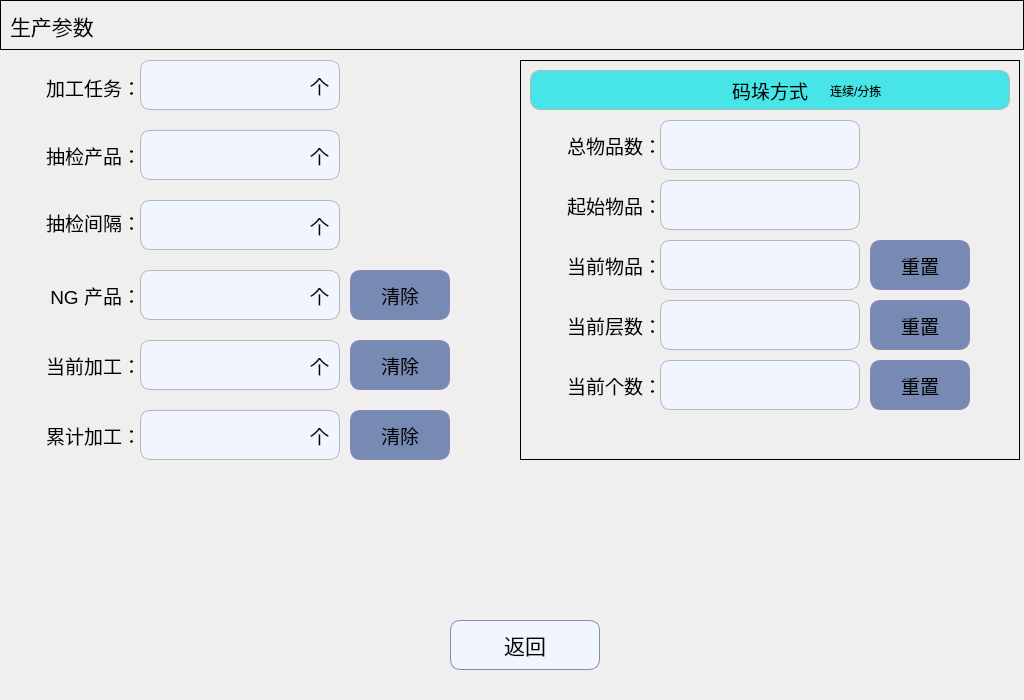
<?xml version="1.0" encoding="UTF-8"?>
<ui version="4.0">
 <class>ProdPara</class>
 <widget class="QWidget" name="ProdPara">
  <property name="geometry">
   <rect>
    <x>0</x>
    <y>0</y>
    <width>1024</width>
    <height>700</height>
   </rect>
  </property>
  <property name="minimumSize">
   <size>
    <width>1024</width>
    <height>700</height>
   </size>
  </property>
  <property name="maximumSize">
   <size>
    <width>1024</width>
    <height>700</height>
   </size>
  </property>
  <property name="windowTitle">
   <string>Form</string>
  </property>
  <widget class="QLabel" name="label_12">
   <property name="geometry">
    <rect>
     <x>0</x>
     <y>72</y>
     <width>141</width>
     <height>31</height>
    </rect>
   </property>
   <property name="font">
    <font>
     <pointsize>14</pointsize>
    </font>
   </property>
   <property name="text">
    <string>加工任务：</string>
   </property>
   <property name="alignment">
    <set>Qt::AlignRight|Qt::AlignTrailing|Qt::AlignVCenter</set>
   </property>
  </widget>
  <widget class="QGroupBox" name="groupBox_4">
   <property name="geometry">
    <rect>
     <x>0</x>
     <y>0</y>
     <width>1024</width>
     <height>50</height>
    </rect>
   </property>
   <property name="minimumSize">
    <size>
     <width>1024</width>
     <height>50</height>
    </size>
   </property>
   <property name="maximumSize">
    <size>
     <width>60</width>
     <height>50</height>
    </size>
   </property>
   <property name="styleSheet">
    <string notr="true">QGroupBox{
	border:  1px solid black;
}</string>
   </property>
   <property name="title">
    <string/>
   </property>
   <widget class="QLabel" name="label_11">
    <property name="geometry">
     <rect>
      <x>10</x>
      <y>10</y>
      <width>141</width>
      <height>31</height>
     </rect>
    </property>
    <property name="font">
     <font>
      <pointsize>16</pointsize>
     </font>
    </property>
    <property name="text">
     <string>生产参数</string>
    </property>
   </widget>
  </widget>
  <widget class="QLineEdit" name="Edit_task">
   <property name="geometry">
    <rect>
     <x>140</x>
     <y>60</y>
     <width>200</width>
     <height>50</height>
    </rect>
   </property>
   <property name="minimumSize">
    <size>
     <width>200</width>
     <height>50</height>
    </size>
   </property>
   <property name="maximumSize">
    <size>
     <width>200</width>
     <height>50</height>
    </size>
   </property>
   <property name="styleSheet">
    <string notr="true">QLineEdit
{
    background-color:#F1F5FE;
    border-style:solid; /*边框风格*/
    border-width:1px;/*边框宽度*/
    border-color:#B4B6BC; /*边框颜色*/
    border-radius:10px; /*边框倒角*/
}</string>
   </property>
   <property name="alignment">
    <set>Qt::AlignCenter</set>
   </property>
  </widget>
  <widget class="QPushButton" name="Btn_back">
   <property name="geometry">
    <rect>
     <x>450</x>
     <y>620</y>
     <width>150</width>
     <height>50</height>
    </rect>
   </property>
   <property name="minimumSize">
    <size>
     <width>150</width>
     <height>50</height>
    </size>
   </property>
   <property name="maximumSize">
    <size>
     <width>150</width>
     <height>50</height>
    </size>
   </property>
   <property name="font">
    <font>
     <pointsize>16</pointsize>
    </font>
   </property>
   <property name="styleSheet">
    <string notr="true">QPushButton
{
    background-color:#F1F5FE;
    border-style:solid; /*边框风格*/
    border-width:1px;/*边框宽度*/
    border-color:#8987B6; /*边框颜色*/
    border-radius:10px; /*边框倒角*/
}
QPushButton:pressed,QPushButton::checked
{
    border-style:outset; /*边框风格*/
    background-color:qlineargradient(x1: 0, y1: 0, x2: 0, y2: 1, stop:0 #00befa, stop: 1 #0160ea);/*背景色*/
    border-width:1px;/*边框宽度*/
    border-color:#0055ff; /*边框颜色*/
    border-radius:10px; /*边框倒角*/
}</string>
   </property>
   <property name="text">
    <string>返回</string>
   </property>
   <property name="icon">
    <iconset resource="../resource.qrc">
     <normaloff>:/SetPage/setpage_images/back.png</normaloff>:/SetPage/setpage_images/back.png</iconset>
   </property>
   <property name="iconSize">
    <size>
     <width>40</width>
     <height>40</height>
    </size>
   </property>
  </widget>
  <widget class="QGroupBox" name="groupBox_5">
   <property name="geometry">
    <rect>
     <x>520</x>
     <y>60</y>
     <width>500</width>
     <height>400</height>
    </rect>
   </property>
   <property name="minimumSize">
    <size>
     <width>500</width>
     <height>400</height>
    </size>
   </property>
   <property name="maximumSize">
    <size>
     <width>500</width>
     <height>400</height>
    </size>
   </property>
   <property name="styleSheet">
    <string notr="true">QGroupBox{
	border:  1px solid black;
}</string>
   </property>
   <property name="title">
    <string/>
   </property>
   <widget class="QLabel" name="label_22">
    <property name="geometry">
     <rect>
      <x>10</x>
      <y>10</y>
      <width>480</width>
      <height>40</height>
     </rect>
    </property>
    <property name="minimumSize">
     <size>
      <width>480</width>
      <height>40</height>
     </size>
    </property>
    <property name="maximumSize">
     <size>
      <width>480</width>
      <height>40</height>
     </size>
    </property>
    <property name="font">
     <font>
      <pointsize>14</pointsize>
     </font>
    </property>
    <property name="styleSheet">
     <string notr="true">background-color:#47E5E8;
border-style:solid; /*边框风格*/
border-width:1px;/*边框宽度*/
border-color:#B4B6BC; /*边框颜色*/
border-radius:10px; /*边框倒角*/</string>
    </property>
    <property name="text">
     <string>码垛方式</string>
    </property>
    <property name="alignment">
     <set>Qt::AlignCenter</set>
    </property>
   </widget>
   <widget class="QLabel" name="label_17">
    <property name="geometry">
     <rect>
      <x>1</x>
      <y>130</y>
      <width>141</width>
      <height>31</height>
     </rect>
    </property>
    <property name="font">
     <font>
      <pointsize>14</pointsize>
     </font>
    </property>
    <property name="text">
     <string>起始物品：</string>
    </property>
    <property name="alignment">
     <set>Qt::AlignRight|Qt::AlignTrailing|Qt::AlignVCenter</set>
    </property>
   </widget>
   <widget class="QLabel" name="label_18">
    <property name="geometry">
     <rect>
      <x>1</x>
      <y>70</y>
      <width>141</width>
      <height>31</height>
     </rect>
    </property>
    <property name="font">
     <font>
      <pointsize>14</pointsize>
     </font>
    </property>
    <property name="text">
     <string>总物品数：</string>
    </property>
    <property name="alignment">
     <set>Qt::AlignRight|Qt::AlignTrailing|Qt::AlignVCenter</set>
    </property>
   </widget>
   <widget class="QLabel" name="label_20">
    <property name="geometry">
     <rect>
      <x>1</x>
      <y>190</y>
      <width>141</width>
      <height>31</height>
     </rect>
    </property>
    <property name="font">
     <font>
      <pointsize>14</pointsize>
     </font>
    </property>
    <property name="text">
     <string>当前物品：</string>
    </property>
    <property name="alignment">
     <set>Qt::AlignRight|Qt::AlignTrailing|Qt::AlignVCenter</set>
    </property>
   </widget>
   <widget class="QLabel" name="label_21">
    <property name="geometry">
     <rect>
      <x>1</x>
      <y>250</y>
      <width>141</width>
      <height>31</height>
     </rect>
    </property>
    <property name="font">
     <font>
      <pointsize>14</pointsize>
     </font>
    </property>
    <property name="text">
     <string>当前层数：</string>
    </property>
    <property name="alignment">
     <set>Qt::AlignRight|Qt::AlignTrailing|Qt::AlignVCenter</set>
    </property>
   </widget>
   <widget class="QLabel" name="label_23">
    <property name="geometry">
     <rect>
      <x>1</x>
      <y>310</y>
      <width>141</width>
      <height>31</height>
     </rect>
    </property>
    <property name="font">
     <font>
      <pointsize>14</pointsize>
     </font>
    </property>
    <property name="text">
     <string>当前个数：</string>
    </property>
    <property name="alignment">
     <set>Qt::AlignRight|Qt::AlignTrailing|Qt::AlignVCenter</set>
    </property>
   </widget>
   <widget class="QLineEdit" name="Edit_totalNum">
    <property name="geometry">
     <rect>
      <x>140</x>
      <y>60</y>
      <width>200</width>
      <height>50</height>
     </rect>
    </property>
    <property name="minimumSize">
     <size>
      <width>200</width>
      <height>50</height>
     </size>
    </property>
    <property name="maximumSize">
     <size>
      <width>200</width>
      <height>50</height>
     </size>
    </property>
    <property name="styleSheet">
     <string notr="true">QLineEdit
{
    background-color:#F1F5FE;
    border-style:solid; /*边框风格*/
    border-width:1px;/*边框宽度*/
    border-color:#B4B6BC; /*边框颜色*/
    border-radius:10px; /*边框倒角*/
}</string>
    </property>
    <property name="alignment">
     <set>Qt::AlignCenter</set>
    </property>
   </widget>
   <widget class="QLineEdit" name="Edit_curLayerNum">
    <property name="geometry">
     <rect>
      <x>140</x>
      <y>240</y>
      <width>200</width>
      <height>50</height>
     </rect>
    </property>
    <property name="minimumSize">
     <size>
      <width>200</width>
      <height>50</height>
     </size>
    </property>
    <property name="maximumSize">
     <size>
      <width>200</width>
      <height>50</height>
     </size>
    </property>
    <property name="styleSheet">
     <string notr="true">QLineEdit
{
    background-color:#F1F5FE;
    border-style:solid; /*边框风格*/
    border-width:1px;/*边框宽度*/
    border-color:#B4B6BC; /*边框颜色*/
    border-radius:10px; /*边框倒角*/
}</string>
    </property>
    <property name="alignment">
     <set>Qt::AlignCenter</set>
    </property>
   </widget>
   <widget class="QLineEdit" name="Edit_curNum">
    <property name="geometry">
     <rect>
      <x>140</x>
      <y>300</y>
      <width>200</width>
      <height>50</height>
     </rect>
    </property>
    <property name="minimumSize">
     <size>
      <width>200</width>
      <height>50</height>
     </size>
    </property>
    <property name="maximumSize">
     <size>
      <width>200</width>
      <height>50</height>
     </size>
    </property>
    <property name="styleSheet">
     <string notr="true">QLineEdit
{
    background-color:#F1F5FE;
    border-style:solid; /*边框风格*/
    border-width:1px;/*边框宽度*/
    border-color:#B4B6BC; /*边框颜色*/
    border-radius:10px; /*边框倒角*/
}</string>
    </property>
    <property name="alignment">
     <set>Qt::AlignCenter</set>
    </property>
   </widget>
   <widget class="QPushButton" name="Btn_curItemRst">
    <property name="geometry">
     <rect>
      <x>350</x>
      <y>180</y>
      <width>100</width>
      <height>50</height>
     </rect>
    </property>
    <property name="minimumSize">
     <size>
      <width>100</width>
      <height>50</height>
     </size>
    </property>
    <property name="maximumSize">
     <size>
      <width>100</width>
      <height>50</height>
     </size>
    </property>
    <property name="font">
     <font>
      <pointsize>14</pointsize>
     </font>
    </property>
    <property name="styleSheet">
     <string notr="true">QPushButton
{
    background-color:#778AB3;
    border-style:solid; /*边框风格*/
    border-width:1px;/*边框宽度*/
    border-color:#8987B6; /*边框颜色*/
    border-radius:10px; /*边框倒角*/
}
QPushButton:pressed,QPushButton::checked
{
    border-style:outset; /*边框风格*/
    background-color:qlineargradient(x1: 0, y1: 0, x2: 0, y2: 1, stop:0 #00befa, stop: 1 #0160ea);/*背景色*/
    border-width:1px;/*边框宽度*/
    border-color:#0055ff; /*边框颜色*/
    border-radius:10px; /*边框倒角*/
}</string>
    </property>
    <property name="text">
     <string>重置</string>
    </property>
    <property name="iconSize">
     <size>
      <width>40</width>
      <height>40</height>
     </size>
    </property>
   </widget>
   <widget class="QPushButton" name="Btn_curLayerNumRst">
    <property name="geometry">
     <rect>
      <x>350</x>
      <y>240</y>
      <width>100</width>
      <height>50</height>
     </rect>
    </property>
    <property name="minimumSize">
     <size>
      <width>100</width>
      <height>50</height>
     </size>
    </property>
    <property name="maximumSize">
     <size>
      <width>100</width>
      <height>50</height>
     </size>
    </property>
    <property name="font">
     <font>
      <pointsize>14</pointsize>
     </font>
    </property>
    <property name="styleSheet">
     <string notr="true">QPushButton
{
    background-color:#778AB3;
    border-style:solid; /*边框风格*/
    border-width:1px;/*边框宽度*/
    border-color:#8987B6; /*边框颜色*/
    border-radius:10px; /*边框倒角*/
}
QPushButton:pressed,QPushButton::checked
{
    border-style:outset; /*边框风格*/
    background-color:qlineargradient(x1: 0, y1: 0, x2: 0, y2: 1, stop:0 #00befa, stop: 1 #0160ea);/*背景色*/
    border-width:1px;/*边框宽度*/
    border-color:#0055ff; /*边框颜色*/
    border-radius:10px; /*边框倒角*/
}</string>
    </property>
    <property name="text">
     <string>重置</string>
    </property>
    <property name="iconSize">
     <size>
      <width>40</width>
      <height>40</height>
     </size>
    </property>
   </widget>
   <widget class="QPushButton" name="Btn_curNumRst">
    <property name="geometry">
     <rect>
      <x>350</x>
      <y>300</y>
      <width>100</width>
      <height>50</height>
     </rect>
    </property>
    <property name="minimumSize">
     <size>
      <width>100</width>
      <height>50</height>
     </size>
    </property>
    <property name="maximumSize">
     <size>
      <width>100</width>
      <height>50</height>
     </size>
    </property>
    <property name="font">
     <font>
      <pointsize>14</pointsize>
     </font>
    </property>
    <property name="styleSheet">
     <string notr="true">QPushButton
{
    background-color:#778AB3;
    border-style:solid; /*边框风格*/
    border-width:1px;/*边框宽度*/
    border-color:#8987B6; /*边框颜色*/
    border-radius:10px; /*边框倒角*/
}
QPushButton:pressed,QPushButton::checked
{
    border-style:outset; /*边框风格*/
    background-color:qlineargradient(x1: 0, y1: 0, x2: 0, y2: 1, stop:0 #00befa, stop: 1 #0160ea);/*背景色*/
    border-width:1px;/*边框宽度*/
    border-color:#0055ff; /*边框颜色*/
    border-radius:10px; /*边框倒角*/
}</string>
    </property>
    <property name="text">
     <string>重置</string>
    </property>
    <property name="iconSize">
     <size>
      <width>40</width>
      <height>40</height>
     </size>
    </property>
   </widget>
   <widget class="QPushButton" name="Btn_curItem">
    <property name="geometry">
     <rect>
      <x>140</x>
      <y>180</y>
      <width>200</width>
      <height>50</height>
     </rect>
    </property>
    <property name="minimumSize">
     <size>
      <width>200</width>
      <height>50</height>
     </size>
    </property>
    <property name="maximumSize">
     <size>
      <width>200</width>
      <height>50</height>
     </size>
    </property>
    <property name="font">
     <font>
      <pointsize>12</pointsize>
     </font>
    </property>
    <property name="styleSheet">
     <string notr="true">QPushButton
{
    background-color:#F1F5FE;
    border-style:solid; /*边框风格*/
    border-width:1px;/*边框宽度*/
    border-color:#B4B6BC; /*边框颜色*/
    border-radius:10px; /*边框倒角*/
}
QPushButton:pressed
{
    border-style:outset; /*边框风格*/
    background-color:qlineargradient(x1: 0, y1: 0, x2: 0, y2: 1, stop:0 #00befa, stop: 1 #0160ea);/*背景色*/
    border-width:1px;/*边框宽度*/
    border-color:#0055ff; /*边框颜色*/
    border-radius:10px; /*边框倒角*/
}</string>
    </property>
    <property name="text">
     <string/>
    </property>
    <property name="iconSize">
     <size>
      <width>40</width>
      <height>40</height>
     </size>
    </property>
   </widget>
   <widget class="QPushButton" name="Btn_startItem">
    <property name="geometry">
     <rect>
      <x>140</x>
      <y>120</y>
      <width>200</width>
      <height>50</height>
     </rect>
    </property>
    <property name="minimumSize">
     <size>
      <width>200</width>
      <height>50</height>
     </size>
    </property>
    <property name="maximumSize">
     <size>
      <width>200</width>
      <height>50</height>
     </size>
    </property>
    <property name="font">
     <font>
      <pointsize>12</pointsize>
     </font>
    </property>
    <property name="styleSheet">
     <string notr="true">QPushButton
{
    background-color:#F1F5FE;
    border-style:solid; /*边框风格*/
    border-width:1px;/*边框宽度*/
    border-color:#B4B6BC; /*边框颜色*/
    border-radius:10px; /*边框倒角*/
}
QPushButton:pressed
{
    border-style:outset; /*边框风格*/
    background-color:qlineargradient(x1: 0, y1: 0, x2: 0, y2: 1, stop:0 #00befa, stop: 1 #0160ea);/*背景色*/
    border-width:1px;/*边框宽度*/
    border-color:#0055ff; /*边框颜色*/
    border-radius:10px; /*边框倒角*/
}</string>
    </property>
    <property name="text">
     <string/>
    </property>
    <property name="iconSize">
     <size>
      <width>40</width>
      <height>40</height>
     </size>
    </property>
   </widget>
   <widget class="QLabel" name="label_stackMode">
    <property name="geometry">
     <rect>
      <x>310</x>
      <y>20</y>
      <width>101</width>
      <height>21</height>
     </rect>
    </property>
    <property name="text">
     <string>连续/分拣</string>
    </property>
   </widget>
  </widget>
  <widget class="QLabel" name="label_13">
   <property name="geometry">
    <rect>
     <x>0</x>
     <y>140</y>
     <width>141</width>
     <height>31</height>
    </rect>
   </property>
   <property name="font">
    <font>
     <pointsize>14</pointsize>
    </font>
   </property>
   <property name="text">
    <string>抽检产品：</string>
   </property>
   <property name="alignment">
    <set>Qt::AlignRight|Qt::AlignTrailing|Qt::AlignVCenter</set>
   </property>
  </widget>
  <widget class="QLabel" name="label_14">
   <property name="geometry">
    <rect>
     <x>0</x>
     <y>280</y>
     <width>141</width>
     <height>31</height>
    </rect>
   </property>
   <property name="font">
    <font>
     <pointsize>14</pointsize>
    </font>
   </property>
   <property name="text">
    <string>NG 产品：</string>
   </property>
   <property name="alignment">
    <set>Qt::AlignRight|Qt::AlignTrailing|Qt::AlignVCenter</set>
   </property>
  </widget>
  <widget class="QLabel" name="label_15">
   <property name="geometry">
    <rect>
     <x>0</x>
     <y>207</y>
     <width>141</width>
     <height>31</height>
    </rect>
   </property>
   <property name="font">
    <font>
     <pointsize>14</pointsize>
    </font>
   </property>
   <property name="text">
    <string>抽检间隔：</string>
   </property>
   <property name="alignment">
    <set>Qt::AlignRight|Qt::AlignTrailing|Qt::AlignVCenter</set>
   </property>
  </widget>
  <widget class="QLabel" name="label_16">
   <property name="geometry">
    <rect>
     <x>0</x>
     <y>350</y>
     <width>141</width>
     <height>31</height>
    </rect>
   </property>
   <property name="font">
    <font>
     <pointsize>14</pointsize>
    </font>
   </property>
   <property name="text">
    <string>当前加工：</string>
   </property>
   <property name="alignment">
    <set>Qt::AlignRight|Qt::AlignTrailing|Qt::AlignVCenter</set>
   </property>
  </widget>
  <widget class="QLabel" name="label_19">
   <property name="geometry">
    <rect>
     <x>0</x>
     <y>420</y>
     <width>141</width>
     <height>31</height>
    </rect>
   </property>
   <property name="font">
    <font>
     <pointsize>14</pointsize>
    </font>
   </property>
   <property name="text">
    <string>累计加工：</string>
   </property>
   <property name="alignment">
    <set>Qt::AlignRight|Qt::AlignTrailing|Qt::AlignVCenter</set>
   </property>
  </widget>
  <widget class="QLineEdit" name="Edit_samplingProd">
   <property name="geometry">
    <rect>
     <x>140</x>
     <y>130</y>
     <width>200</width>
     <height>50</height>
    </rect>
   </property>
   <property name="minimumSize">
    <size>
     <width>200</width>
     <height>50</height>
    </size>
   </property>
   <property name="maximumSize">
    <size>
     <width>200</width>
     <height>50</height>
    </size>
   </property>
   <property name="styleSheet">
    <string notr="true">QLineEdit
{
    background-color:#F1F5FE;
    border-style:solid; /*边框风格*/
    border-width:1px;/*边框宽度*/
    border-color:#B4B6BC; /*边框颜色*/
    border-radius:10px; /*边框倒角*/
}</string>
   </property>
   <property name="alignment">
    <set>Qt::AlignCenter</set>
   </property>
  </widget>
  <widget class="QLineEdit" name="Edit_samplingInterval">
   <property name="geometry">
    <rect>
     <x>140</x>
     <y>200</y>
     <width>200</width>
     <height>50</height>
    </rect>
   </property>
   <property name="minimumSize">
    <size>
     <width>200</width>
     <height>50</height>
    </size>
   </property>
   <property name="maximumSize">
    <size>
     <width>200</width>
     <height>50</height>
    </size>
   </property>
   <property name="styleSheet">
    <string notr="true">QLineEdit
{
    background-color:#F1F5FE;
    border-style:solid; /*边框风格*/
    border-width:1px;/*边框宽度*/
    border-color:#B4B6BC; /*边框颜色*/
    border-radius:10px; /*边框倒角*/
}</string>
   </property>
   <property name="alignment">
    <set>Qt::AlignCenter</set>
   </property>
  </widget>
  <widget class="QPushButton" name="Btn_NGprodClr">
   <property name="geometry">
    <rect>
     <x>350</x>
     <y>270</y>
     <width>100</width>
     <height>50</height>
    </rect>
   </property>
   <property name="minimumSize">
    <size>
     <width>100</width>
     <height>50</height>
    </size>
   </property>
   <property name="maximumSize">
    <size>
     <width>100</width>
     <height>50</height>
    </size>
   </property>
   <property name="font">
    <font>
     <pointsize>14</pointsize>
    </font>
   </property>
   <property name="styleSheet">
    <string notr="true">QPushButton
{
    background-color:#778AB3;
    border-style:solid; /*边框风格*/
    border-width:1px;/*边框宽度*/
    border-color:#8987B6; /*边框颜色*/
    border-radius:10px; /*边框倒角*/
}
QPushButton:pressed,QPushButton::checked
{
    border-style:outset; /*边框风格*/
    background-color:qlineargradient(x1: 0, y1: 0, x2: 0, y2: 1, stop:0 #00befa, stop: 1 #0160ea);/*背景色*/
    border-width:1px;/*边框宽度*/
    border-color:#0055ff; /*边框颜色*/
    border-radius:10px; /*边框倒角*/
}</string>
   </property>
   <property name="text">
    <string>清除</string>
   </property>
   <property name="iconSize">
    <size>
     <width>40</width>
     <height>40</height>
    </size>
   </property>
  </widget>
  <widget class="QPushButton" name="Btn_totalProcessClr">
   <property name="geometry">
    <rect>
     <x>350</x>
     <y>410</y>
     <width>100</width>
     <height>50</height>
    </rect>
   </property>
   <property name="minimumSize">
    <size>
     <width>100</width>
     <height>50</height>
    </size>
   </property>
   <property name="maximumSize">
    <size>
     <width>100</width>
     <height>50</height>
    </size>
   </property>
   <property name="font">
    <font>
     <pointsize>14</pointsize>
    </font>
   </property>
   <property name="styleSheet">
    <string notr="true">QPushButton
{
    background-color:#778AB3;
    border-style:solid; /*边框风格*/
    border-width:1px;/*边框宽度*/
    border-color:#8987B6; /*边框颜色*/
    border-radius:10px; /*边框倒角*/
}
QPushButton:pressed,QPushButton::checked
{
    border-style:outset; /*边框风格*/
    background-color:qlineargradient(x1: 0, y1: 0, x2: 0, y2: 1, stop:0 #00befa, stop: 1 #0160ea);/*背景色*/
    border-width:1px;/*边框宽度*/
    border-color:#0055ff; /*边框颜色*/
    border-radius:10px; /*边框倒角*/
}</string>
   </property>
   <property name="text">
    <string>清除</string>
   </property>
   <property name="iconSize">
    <size>
     <width>40</width>
     <height>40</height>
    </size>
   </property>
  </widget>
  <widget class="QPushButton" name="Btn_curProcessClr">
   <property name="geometry">
    <rect>
     <x>350</x>
     <y>340</y>
     <width>100</width>
     <height>50</height>
    </rect>
   </property>
   <property name="minimumSize">
    <size>
     <width>100</width>
     <height>50</height>
    </size>
   </property>
   <property name="maximumSize">
    <size>
     <width>100</width>
     <height>50</height>
    </size>
   </property>
   <property name="font">
    <font>
     <pointsize>14</pointsize>
    </font>
   </property>
   <property name="styleSheet">
    <string notr="true">QPushButton
{
    background-color:#778AB3;
    border-style:solid; /*边框风格*/
    border-width:1px;/*边框宽度*/
    border-color:#8987B6; /*边框颜色*/
    border-radius:10px; /*边框倒角*/
}
QPushButton:pressed,QPushButton::checked
{
    border-style:outset; /*边框风格*/
    background-color:qlineargradient(x1: 0, y1: 0, x2: 0, y2: 1, stop:0 #00befa, stop: 1 #0160ea);/*背景色*/
    border-width:1px;/*边框宽度*/
    border-color:#0055ff; /*边框颜色*/
    border-radius:10px; /*边框倒角*/
}</string>
   </property>
   <property name="text">
    <string>清除</string>
   </property>
   <property name="iconSize">
    <size>
     <width>40</width>
     <height>40</height>
    </size>
   </property>
  </widget>
  <widget class="QLabel" name="label">
   <property name="geometry">
    <rect>
     <x>310</x>
     <y>70</y>
     <width>31</width>
     <height>31</height>
    </rect>
   </property>
   <property name="font">
    <font>
     <pointsize>14</pointsize>
    </font>
   </property>
   <property name="text">
    <string>个</string>
   </property>
  </widget>
  <widget class="QLabel" name="label_2">
   <property name="geometry">
    <rect>
     <x>310</x>
     <y>140</y>
     <width>31</width>
     <height>31</height>
    </rect>
   </property>
   <property name="font">
    <font>
     <pointsize>14</pointsize>
    </font>
   </property>
   <property name="text">
    <string>个</string>
   </property>
  </widget>
  <widget class="QLabel" name="label_3">
   <property name="geometry">
    <rect>
     <x>310</x>
     <y>210</y>
     <width>31</width>
     <height>31</height>
    </rect>
   </property>
   <property name="font">
    <font>
     <pointsize>14</pointsize>
    </font>
   </property>
   <property name="text">
    <string>个</string>
   </property>
  </widget>
  <widget class="QLabel" name="label_4">
   <property name="geometry">
    <rect>
     <x>310</x>
     <y>280</y>
     <width>31</width>
     <height>31</height>
    </rect>
   </property>
   <property name="font">
    <font>
     <pointsize>14</pointsize>
    </font>
   </property>
   <property name="text">
    <string>个</string>
   </property>
  </widget>
  <widget class="QLabel" name="label_5">
   <property name="geometry">
    <rect>
     <x>310</x>
     <y>350</y>
     <width>31</width>
     <height>31</height>
    </rect>
   </property>
   <property name="font">
    <font>
     <pointsize>14</pointsize>
    </font>
   </property>
   <property name="text">
    <string>个</string>
   </property>
  </widget>
  <widget class="QLabel" name="label_6">
   <property name="geometry">
    <rect>
     <x>310</x>
     <y>420</y>
     <width>31</width>
     <height>31</height>
    </rect>
   </property>
   <property name="font">
    <font>
     <pointsize>14</pointsize>
    </font>
   </property>
   <property name="text">
    <string>个</string>
   </property>
  </widget>
  <widget class="QLabel" name="label_totalProcess">
   <property name="geometry">
    <rect>
     <x>140</x>
     <y>410</y>
     <width>200</width>
     <height>50</height>
    </rect>
   </property>
   <property name="minimumSize">
    <size>
     <width>200</width>
     <height>50</height>
    </size>
   </property>
   <property name="maximumSize">
    <size>
     <width>200</width>
     <height>50</height>
    </size>
   </property>
   <property name="font">
    <font>
     <pointsize>12</pointsize>
    </font>
   </property>
   <property name="styleSheet">
    <string notr="true">background-color:#F1F5FE;
border-style:solid; /*边框风格*/
border-width:1px;/*边框宽度*/
border-color:#B4B6BC; /*边框颜色*/
border-radius:10px; /*边框倒角*/</string>
   </property>
   <property name="text">
    <string/>
   </property>
   <property name="alignment">
    <set>Qt::AlignCenter</set>
   </property>
  </widget>
  <widget class="QLabel" name="label_NGprod">
   <property name="geometry">
    <rect>
     <x>140</x>
     <y>270</y>
     <width>200</width>
     <height>50</height>
    </rect>
   </property>
   <property name="minimumSize">
    <size>
     <width>200</width>
     <height>50</height>
    </size>
   </property>
   <property name="maximumSize">
    <size>
     <width>200</width>
     <height>50</height>
    </size>
   </property>
   <property name="font">
    <font>
     <pointsize>12</pointsize>
    </font>
   </property>
   <property name="styleSheet">
    <string notr="true">background-color:#F1F5FE;
border-style:solid; /*边框风格*/
border-width:1px;/*边框宽度*/
border-color:#B4B6BC; /*边框颜色*/
border-radius:10px; /*边框倒角*/</string>
   </property>
   <property name="text">
    <string/>
   </property>
   <property name="alignment">
    <set>Qt::AlignCenter</set>
   </property>
  </widget>
  <widget class="QLineEdit" name="Edit_curProcess">
   <property name="geometry">
    <rect>
     <x>140</x>
     <y>340</y>
     <width>200</width>
     <height>50</height>
    </rect>
   </property>
   <property name="minimumSize">
    <size>
     <width>200</width>
     <height>50</height>
    </size>
   </property>
   <property name="maximumSize">
    <size>
     <width>200</width>
     <height>50</height>
    </size>
   </property>
   <property name="styleSheet">
    <string notr="true">QLineEdit
{
    background-color:#F1F5FE;
    border-style:solid; /*边框风格*/
    border-width:1px;/*边框宽度*/
    border-color:#B4B6BC; /*边框颜色*/
    border-radius:10px; /*边框倒角*/
}</string>
   </property>
   <property name="alignment">
    <set>Qt::AlignCenter</set>
   </property>
  </widget>
  <zorder>Edit_curProcess</zorder>
  <zorder>label_NGprod</zorder>
  <zorder>label_totalProcess</zorder>
  <zorder>label_12</zorder>
  <zorder>groupBox_4</zorder>
  <zorder>Edit_task</zorder>
  <zorder>Btn_back</zorder>
  <zorder>groupBox_5</zorder>
  <zorder>label_13</zorder>
  <zorder>label_14</zorder>
  <zorder>label_15</zorder>
  <zorder>label_16</zorder>
  <zorder>label_19</zorder>
  <zorder>Edit_samplingProd</zorder>
  <zorder>Edit_samplingInterval</zorder>
  <zorder>Btn_NGprodClr</zorder>
  <zorder>Btn_totalProcessClr</zorder>
  <zorder>Btn_curProcessClr</zorder>
  <zorder>label</zorder>
  <zorder>label_2</zorder>
  <zorder>label_3</zorder>
  <zorder>label_4</zorder>
  <zorder>label_5</zorder>
  <zorder>label_6</zorder>
 </widget>
 <resources>
  <include location="../resource.qrc"/>
 </resources>
 <connections/>
</ui>
